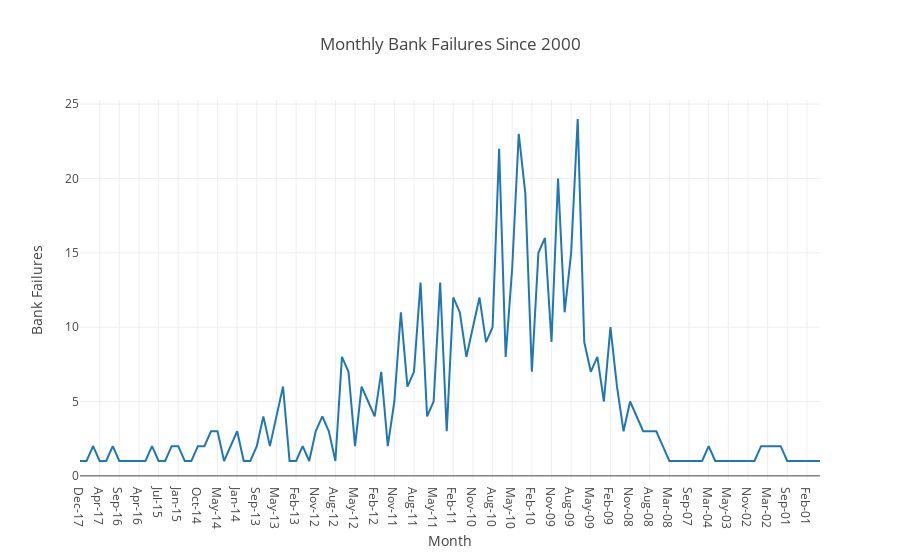

Here is the notebook cell this chart was saved with:
### Markdown cell above
Here is the monthly line plot of the data:

### Code cell
from datetime import datetime

df = pd.read_csv('/Users/sandymartinez/Documents/python/banklistmonthly1.csv', encoding='cp1252')

data = [go.Scatter(x=df.Closing_Date, y=df['Failures'])]

layout = dict(title = 'Monthly Bank Failures Since 2000',
              xaxis = dict(title = 'Month'),
              yaxis = dict(title = 'Bank Failures'),
              )

fig = dict(data=data, layout=layout)
py.iplot(fig, filename = 'time-series-simple')

### Figure 1 — Plotly figure (JSON) as saved in the notebook; plotly's stock layout.template omitted (floating-point values rounded to 4 significant figures)
{"data": [{"type": "scatter", "uid": "d3f9962f-c57e-44f4-96af-673a751d3fb0", "x": ["Dec-17", "Oct-17", "May-17", "Apr-17", "Mar-17", "Jan-17", "Sep-16", "Aug-16", "May-16", "Apr-16", "Mar-16", "Oct-15", "Jul-15", "May-15", "Feb-15", "Jan-15", "Dec-14", "Nov-14", "Oct-14", "Jul-14", "Jun-14", "May-14", "Apr-14", "Feb-14", "Jan-14", "Dec-13", "Oct-13", "Sep-13", "Aug-13", "Jun-13", "May-13", "Apr-13", "Mar-13", "Feb-13", "Jan-13", "Dec-12", "Nov-12", "Oct-12", "Sep-12", "Aug-12", "Jul-12", "Jun-12", "May-12", "Apr-12", "Mar-12", "Feb-12", "Jan-12", "Dec-11", "Nov-11", "Oct-11", "Sep-11", "Aug-11", "Jul-11", "Jun-11", "May-11", "Apr-11", "Mar-11", "Feb-11", "Jan-11", "Dec-10", "Nov-10", "Oct-10", "Sep-10", "Aug-10", "Jul-10", "Jun-10", "May-10", "Apr-10", "Mar-10", "Feb-10", "Jan-10", "Dec-09", "Nov-09", "Oct-09", "Sep-09", "Aug-09", "Jul-09", "Jun-09", "May-09", "Apr-09", "Mar-09", "Feb-09", "Jan-09", "Dec-08", "Nov-08", "Oct-08", "Sep-08", "Aug-08", "Jul-08", "May-08", "Mar-08", "Jan-08", "Oct-07", "Sep-07", "Feb-07", "Jun-04", "Mar-04", "Feb-04", "Nov-03", "May-03", "Feb-03", "Dec-02", "Nov-02", "Sep-02", "Jun-02", "Mar-02", "Feb-02", "Jan-02", "Sep-01", "Jul-01", "May-01", "Feb-01", "Dec-00", "Oct-00"], "y": [1, 1, 2, 1, 1, 2, 1, 1, 1, 1, 1, 2, 1, 1, 2, 2, 1, 1, 2, 2, 3, 3, 1, 2, 3, 1, 1, 2, 4, 2, 4, 6, 1, 1, 2, 1, 3, 4, 3, 1, 8, 7, 2, 6, 5, 4, 7, 2, 5, 11, 6, 7, 13, 4, 5, 13, 3, 12, 11, 8, 10, 12, 9, 10, 22, 8, 14, 23, 19, 7, 15, 16, 9, 20, 11, 15, 24, 9, 7, 8, 5, 10, 6, 3, 5, 4, 3, 3, 3, 2, 1, 1, 1, 1, 1, 1, 2, 1, 1, 1, 1, 1, 1, 1, 2, 2, 2, 2, 1, 1, 1, 1, 1, 1]}], "layout": {"title": "Monthly Bank Failures Since 2000", "xaxis": {"title": "Month"}, "yaxis": {"title": "Bank Failures"}}}
